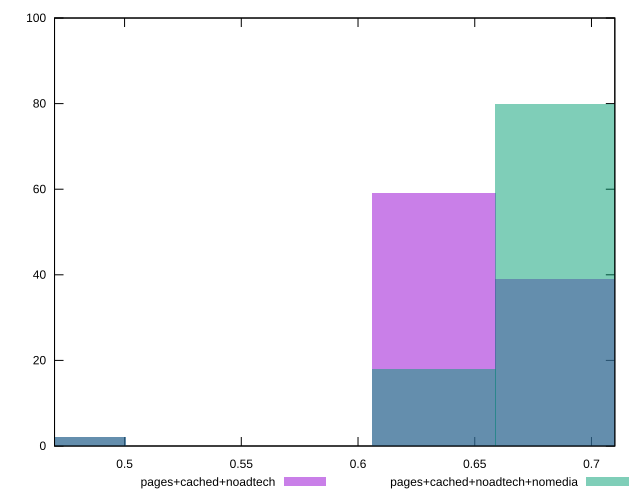

The gnuplot source for this figure:
reset

$pagesCachedNoadtech <<EOF
0.4744016058584891 2
0.6325354744779855 59
0.6852467640178176 39
EOF

$pagesCachedNoadtechNomedia <<EOF
0.4744016058584891 2
0.6325354744779855 18
0.6852467640178176 80
EOF

set key outside below
set boxwidth 0.052711289539832125
set xrange [0.47:0.71]
set yrange [0:100]
set trange [0:100]
set style fill transparent solid 0.5 noborder
set terminal svg size 640, 500 enhanced background rgb 'white'
set output "report_00017_2021-02-10T15-08-03.406Z/meta/score/comparison/histogram/2_vs_3.svg"

plot $pagesCachedNoadtech title "pages+cached+noadtech" with boxes, \
     $pagesCachedNoadtechNomedia title "pages+cached+noadtech+nomedia" with boxes

reset
